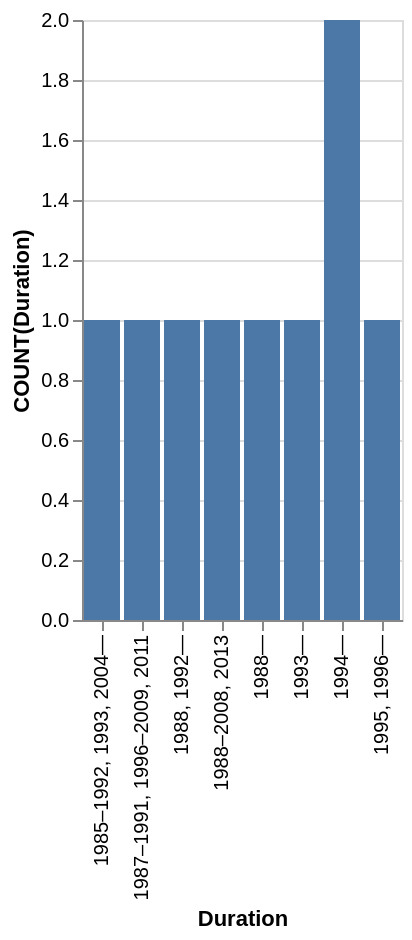

Vega-Lite specification stored for this chart:
### Vega-Lite specification from a JSON file in a GitHub repository (floating-point values rounded to 4 significant figures)
{"data": {"values": [{"x_data": "1985–1992, 1993, 2004—", "y_data": 1}, {"x_data": "1987–1991, 1996–2009, 2011", "y_data": 1}, {"x_data": "1988, 1992—", "y_data": 1}, {"x_data": "1988–2008, 2013", "y_data": 1}, {"x_data": "1988—", "y_data": 1}, {"x_data": "1993—", "y_data": 1}, {"x_data": "1994—", "y_data": 2}, {"x_data": "1995, 1996—", "y_data": 1}]}, "mark": "bar", "encoding": {"x": {"field": "x_data", "type": "nominal", "title": "Duration", "sort": "ascending"}, "y": {"field": "y_data", "type": "quantitative", "title": "COUNT(Duration)"}}}
